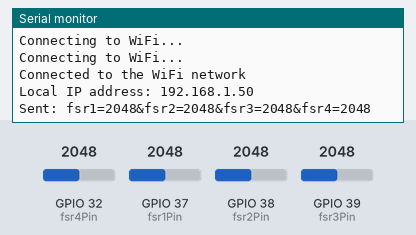
Simulated run of this sketch. Board: ESP32. Shown: the last lines printed to the serial monitor. The test bench sets the inputs (shaded band); at power-on: GPIO 32 (fsr4Pin) = 2048, GPIO 37 (fsr1Pin) = 2048, GPIO 38 (fsr2Pin) = 2048, GPIO 39 (fsr3Pin) = 2048. WiFi joins after 1.5 s; servers stay silent unless stated.

Above: at 2.7 s.
2.8 s: GPIO 32 (fsr4Pin) set to 2866
At 3.9 s:
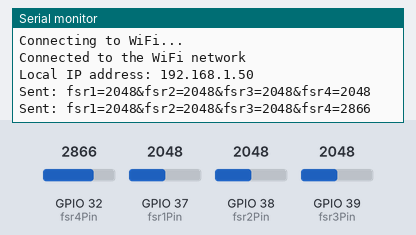
4.5 s: GPIO 37 (fsr1Pin) set to 2866
At 6.0 s:
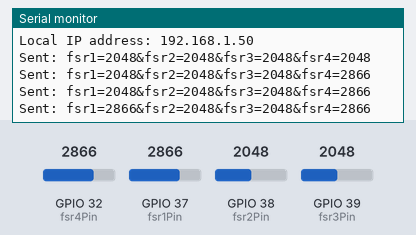
6.2 s: GPIO 38 (fsr2Pin) set to 2866
At 7.0 s:
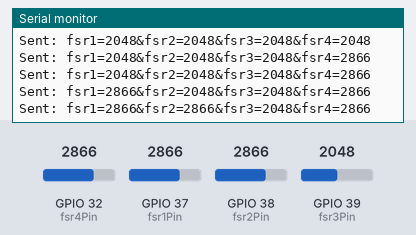
7.9 s: GPIO 39 (fsr3Pin) set to 2866
At 9.4 s:
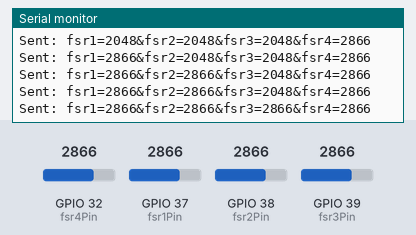
9.6 s: GPIO 32 (fsr4Pin) set to 3972
At 11.0 s:
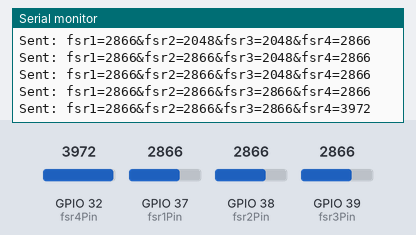
11.3 s: GPIO 37 (fsr1Pin) set to 3972
At 12.0 s:
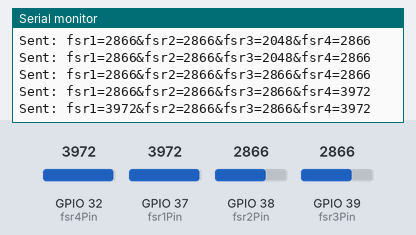
Timing chart, 0 to 14.0 s (numbered marks = the images above; inputs shaded):
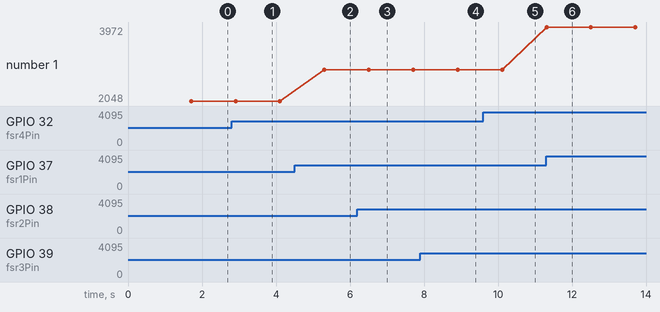

Measured:
- after the input at 2.8 s, the serial monitor: prints a new line after 0.11 s (image 1)
- after the input at 4.5 s, the serial monitor: prints a new line after 0.81 s (image 2)
- after the input at 6.2 s, the serial monitor: prints a new line after 0.31 s (image 3)
- after the input at 7.9 s, the serial monitor: prints a new line after 1.0 s (image 4)
- after the input at 9.6 s, the serial monitor: prints a new line after 0.51 s (image 5)
- after the input at 11.3 s, the serial monitor: prints a new line at once (image 6)

The sketch:

Esp32SendData.ino
```cpp
#include <WiFi.h>

const char* ssid = "XIAOYAN's iPhone";        // Your iPhone hotspot SSID
const char* password = "leahFan2328391";         // Your hotspot password
const char* host = "172.20.10.1";           // iPhone's current IP address on hotspot (check in app)
const uint16_t port = 12345;                // Port your Swift app is listening on

// Define analog pins for 4 FSR sensors
const int fsr1Pin = A1;
const int fsr2Pin = A2;
const int fsr3Pin = A3;
const int fsr4Pin = A4;

void setup() {
  Serial.begin(115200);
  WiFi.begin(ssid, password);

  while (WiFi.status() != WL_CONNECTED) {
    delay(500);
    Serial.println("Connecting to WiFi...");
  }

  Serial.println("Connected to the WiFi network");
  Serial.print("Local IP address: ");
  Serial.println(WiFi.localIP());
}

void loop() {
  WiFiClient client;

  if (!client.connect(host, port)) {
    Serial.println("Connection to host failed");
    delay(5000);
    return;
  }

  // Read all FSR sensors
  int fsr1 = analogRead(fsr1Pin);
  int fsr2 = analogRead(fsr2Pin);
  int fsr3 = analogRead(fsr3Pin);
  int fsr4 = analogRead(fsr4Pin);

  // Format the data to match expected Swift structure
  String data = "fsr1=" + String(fsr1) + "&" +
                "fsr2=" + String(fsr2) + "&" +
                "fsr3=" + String(fsr3) + "&" +
                "fsr4=" + String(fsr4);

  // Send to iOS app via TCP
  client.print(data);
  Serial.println("Sent: " + data);

  client.stop();  // Close connection after sending
  delay(1000);    // Delay for stability (1 reading/sec)
}
```
